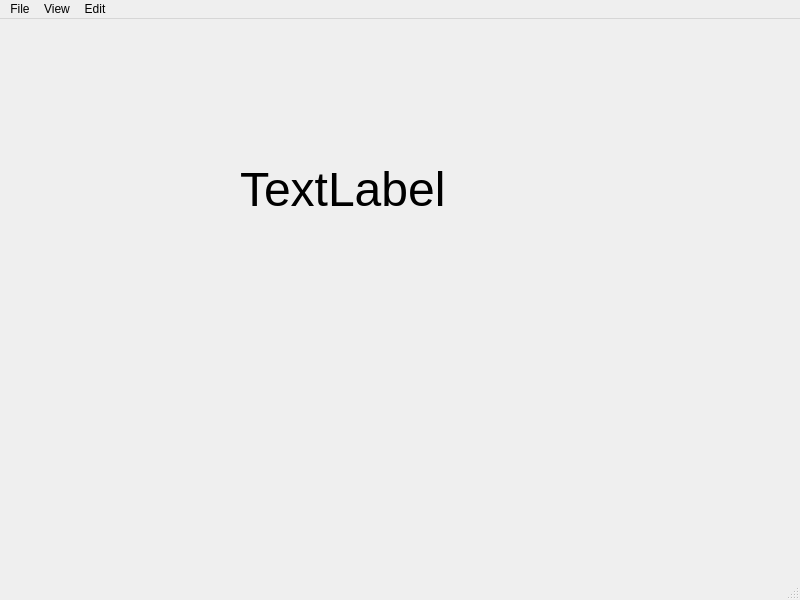
<?xml version="1.0" encoding="UTF-8"?>
<ui version="4.0">
 <class>MainWindow</class>
 <widget class="QMainWindow" name="MainWindow">
  <property name="geometry">
   <rect>
    <x>0</x>
    <y>0</y>
    <width>800</width>
    <height>600</height>
   </rect>
  </property>
  <property name="windowTitle">
   <string>MainWindow</string>
  </property>
  <widget class="QWidget" name="centralwidget">
   <widget class="QLabel" name="label">
    <property name="geometry">
     <rect>
      <x>240</x>
      <y>70</y>
      <width>371</width>
      <height>201</height>
     </rect>
    </property>
    <property name="font">
     <font>
      <pointsize>36</pointsize>
     </font>
    </property>
    <property name="text">
     <string>TextLabel</string>
    </property>
    <property name="wordWrap">
     <bool>false</bool>
    </property>
   </widget>
  </widget>
  <widget class="QMenuBar" name="menubar">
   <property name="geometry">
    <rect>
     <x>0</x>
     <y>0</y>
     <width>800</width>
     <height>26</height>
    </rect>
   </property>
   <widget class="QMenu" name="menuFile">
    <property name="title">
     <string>File</string>
    </property>
    <widget class="QMenu" name="menuExport">
     <property name="title">
      <string>Export</string>
     </property>
     <addaction name="actionPDF"/>
     <addaction name="actionEmail"/>
    </widget>
    <widget class="QMenu" name="menuOpen">
     <property name="title">
      <string>Open</string>
     </property>
     <addaction name="actionOpen_Folder"/>
    </widget>
    <addaction name="menuOpen"/>
    <addaction name="actionNew"/>
    <addaction name="actionSave"/>
    <addaction name="actionSave_As"/>
    <addaction name="menuExport"/>
    <addaction name="actionPrint"/>
   </widget>
   <widget class="QMenu" name="menuEdit">
    <property name="title">
     <string>Edit</string>
    </property>
    <addaction name="actionCut"/>
    <addaction name="actionCopy"/>
    <addaction name="actionPaste"/>
   </widget>
   <widget class="QMenu" name="menuView">
    <property name="title">
     <string>View</string>
    </property>
    <addaction name="actionFull_Screen"/>
   </widget>
   <addaction name="menuFile"/>
   <addaction name="menuView"/>
   <addaction name="menuEdit"/>
  </widget>
  <widget class="QStatusBar" name="statusbar"/>
  <action name="actionNew">
   <property name="text">
    <string>New</string>
   </property>
   <property name="statusTip">
    <string>Opens an untitled file</string>
   </property>
   <property name="shortcut">
    <string>Ctrl+N</string>
   </property>
  </action>
  <action name="actionSave">
   <property name="text">
    <string>Save</string>
   </property>
   <property name="statusTip">
    <string>Saves the current file on the current directory</string>
   </property>
   <property name="shortcut">
    <string>Ctrl+S</string>
   </property>
  </action>
  <action name="actionSave_As">
   <property name="text">
    <string>Save As</string>
   </property>
  </action>
  <action name="actionPDF">
   <property name="text">
    <string>PDF</string>
   </property>
  </action>
  <action name="actionEmail">
   <property name="text">
    <string>Email</string>
   </property>
  </action>
  <action name="actionOpen_Folder">
   <property name="text">
    <string>Open Folder</string>
   </property>
  </action>
  <action name="actionPrint">
   <property name="text">
    <string>Print</string>
   </property>
   <property name="statusTip">
    <string>Prints the file</string>
   </property>
   <property name="shortcut">
    <string>Ctrl+P</string>
   </property>
  </action>
  <action name="actionCut">
   <property name="text">
    <string>Cut</string>
   </property>
   <property name="statusTip">
    <string>Cuts the highlighted text</string>
   </property>
   <property name="shortcut">
    <string>Ctrl+X</string>
   </property>
  </action>
  <action name="actionCopy">
   <property name="text">
    <string>Copy</string>
   </property>
   <property name="statusTip">
    <string>Copies the highlighted text</string>
   </property>
   <property name="shortcut">
    <string>Ctrl+C</string>
   </property>
  </action>
  <action name="actionPaste">
   <property name="text">
    <string>Paste</string>
   </property>
   <property name="statusTip">
    <string>Pastes the highlighted text</string>
   </property>
   <property name="shortcut">
    <string>Ctrl+V</string>
   </property>
  </action>
  <action name="actionFull_Screen">
   <property name="text">
    <string>Full Screen</string>
   </property>
   <property name="statusTip">
    <string>Enlarges the window to cover the screen</string>
   </property>
   <property name="shortcut">
    <string>F11</string>
   </property>
  </action>
 </widget>
 <resources/>
 <connections/>
</ui>
